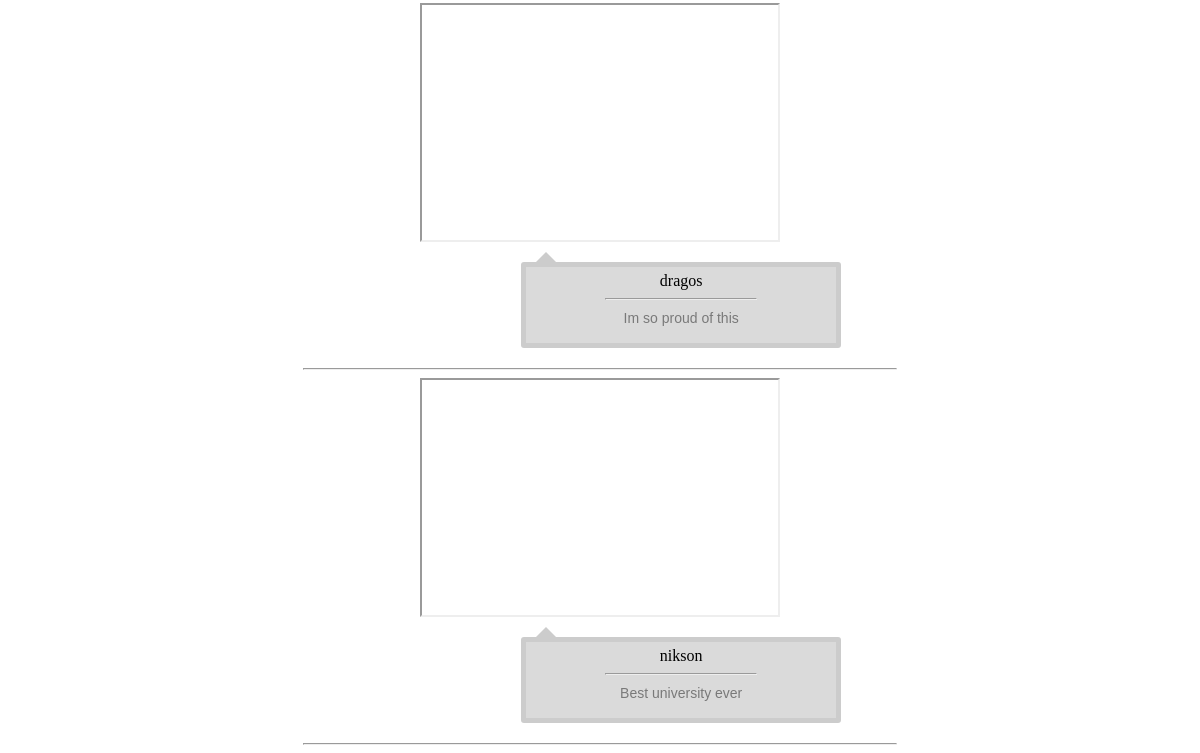
Before: / (lower part) with the older database file.
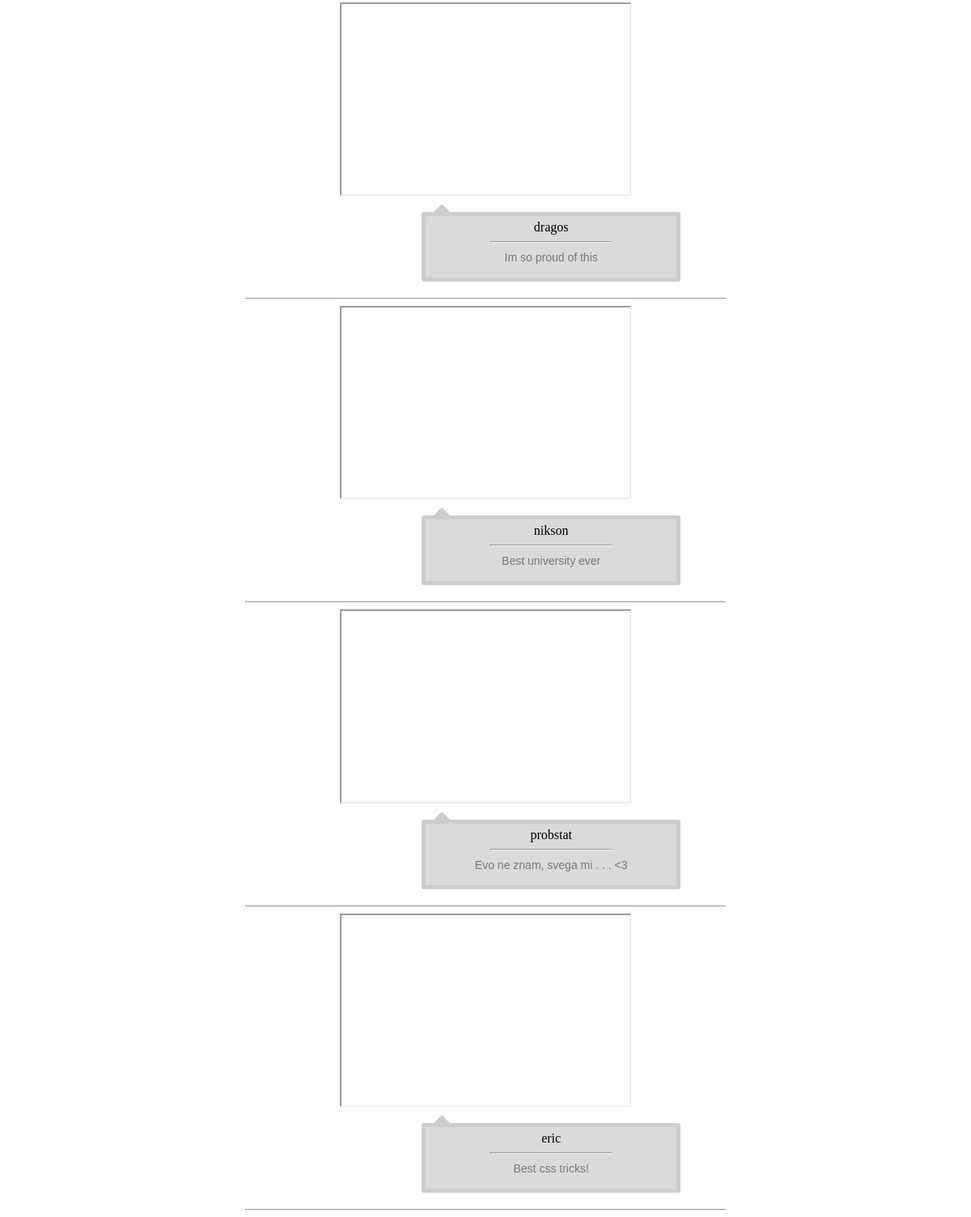
After: the same page with the newer database file.
### comment/models.py (models this page shows, shortened)
class Comment(models.Model):
    author = models.CharField(max_length=50)
    text = models.TextField()
    page_url = models.CharField(max_length=500, default='https://university.innopolis.ru/en/')

### comment/views.py (the view)
# urls.py: path('', views.comments_list, name='comments_list'),
def comments_list(request):
    if request.method == 'POST':
        url = request.POST.get('site_url', False)
        file = open('args.txt', 'w')
        file.write(url)
        file.close()
        return redirect('new')
    comments = Comment.objects.all()
    url_inst = URLModelForm()
    return render(request, 'comment/comments_list.html', {'comments': comments, 'url': url_inst})

### comment/templates/comment/comments_list.html (shortened to what this page needs)
{% load static %}
<html>
<head>
    <link rel="stylesheet" href="{% static 'css/comment.css' %}">
</head>
<body>
    <br>
    {% for comment in comments %}
    <hr>
        <iframe src = {{ comment.page_url }} height=30% width="30%" > </iframe>
         <div class="container">
          <div class="dialogbox">
            <div class="body">
              <span class="tip tip-up"></span>
              {{ comment.author }}
              <hr>
              <div class="message">
                <span> {{ comment.text }} </span>
              </div>
            </div>
          </div>
        </div>
    {% endfor %}
    <hr>
</body>
</html>

### comment/static/css/comment.css (style rules this page uses)
body { text-align: center; }
.tip { width: 0px; height: 0px; position: absolute; background: transparent; border: 10px solid #ccc; }
.tip-up { top: -25px; left: 10px; border-right-color: transparent; border-left-color: transparent; border-top-color: transparent; }
.dialogbox .body { position: relative; max-width: 300px; height: auto; margin: 20px 10px; padding: 5px; background-color: #DADADA; border-radius: 3px; border: 5px solid #ccc; }
.body .message { min-height: 30px; border-radius: 3px; font-family: Arial; font-size: 14px; line-height: 1.5; color: #797979; }
.container { margin-left: 42.5%; }
hr { width: 50%; }

Changed rows visible on the page:
added Comment: author "probstat", text "Evo ne znam, svega mi . . . <3"
added Comment: author "eric", text "Best css tricks!"
